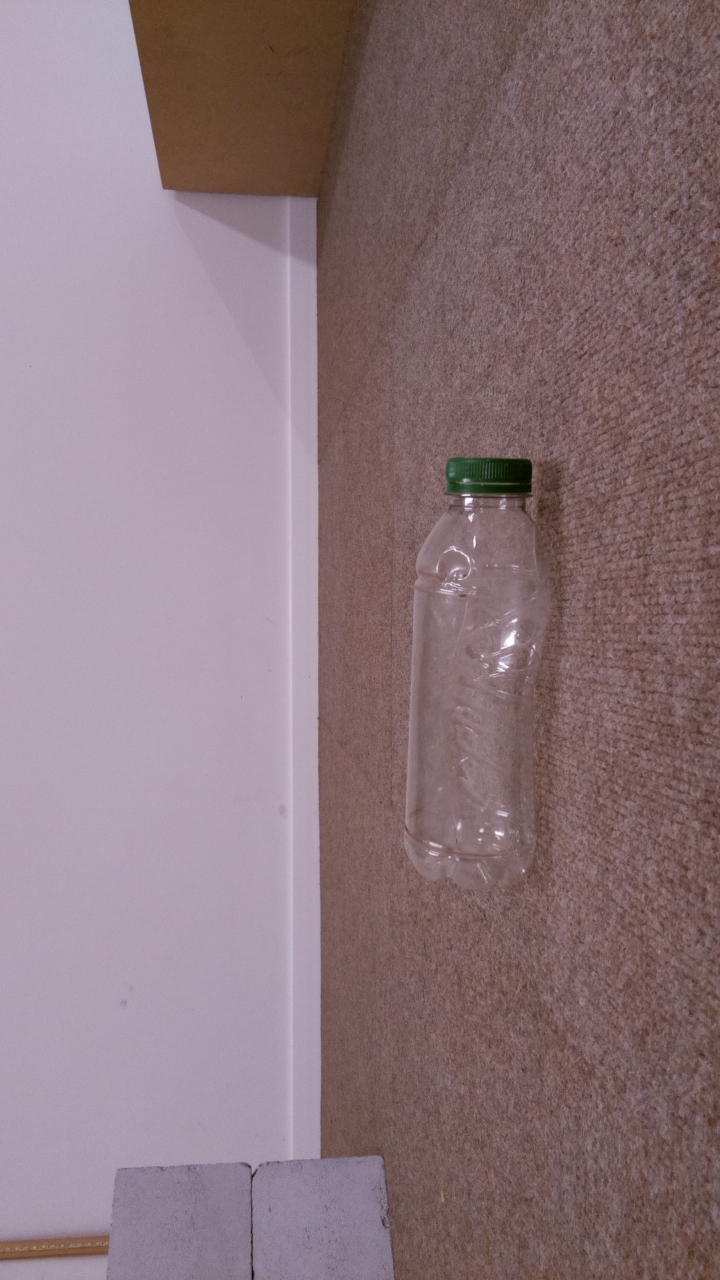
#> input picture code/python/object-detection-deep-learning/images/1TileFromBottleRot.jpg, 720 x 1280 px; its folder holds only this picture in this run
$ python -i localization.py   (imports and definitions only)
#> lines starting #> are read from the running program, lines starting #| are printed output that depends on the picture; after the words box and inside, x2 and y2 are one past the last pixel; in counts of white or black regions, pixels touching at a corner belong together
#Imports
import math
import numpy as np
import time
import cv2 as cv
import imutils
import time
import json
import os

# [56 lines left out: functions triangulation, savePicture, not called in this run]


def extractCentroids(filename):
    """
    Reads the image associated to the filename, converts to grayscale and computes the masks
    on the regions of no interest, converts the image in the HSV space and applies the inRange
    threshold to extract targeted colors. IThen it calculates the contours around the color
    masks and if multiple clusters of the same color are found, it merges the clusters that
    are closer to each other than 100 pixels and then it chooses the most important cluster
    for such color. Finally, the centroids of the beacons are returned.
    """
    # load image BGR
    img_BGR = cv.imread(filename)
#> img_BGR is the input picture: shape (1280, 720, 3); mean B, G, R 124.3, 118.3, 139.9

    # rotate images
    img_BGR_flip = cv.flip(img_BGR,1)
    output = img_BGR_flip.copy()

    # convert to grayscale
    gray = cv.cvtColor(img_BGR_flip, cv.COLOR_BGR2GRAY)
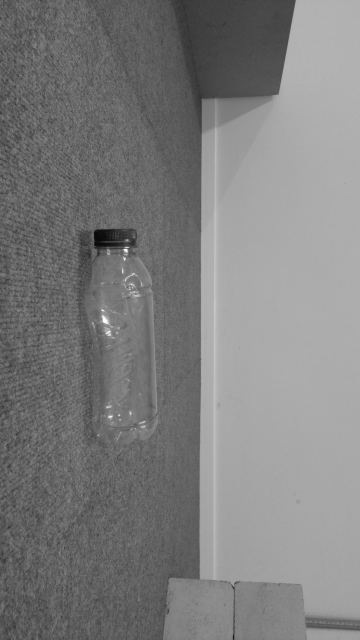
#> gray: shape (1280, 720) (shown at 1/2 size); min 7, max 255, mean 125.4

    # masking region of no interest
    circles = cv.HoughCircles(gray, cv.HOUGH_GRADIENT, 1.4, 1000, minRadius = 400, maxRadius = 650)
#> circles = [[584.5, 675.5, 583]]

    # ensure at least some circles were found
    if circles is not None:
        # convert the (x, y) coordinates and radius of the circles to integers
        circles = np.round(circles[0, :]).astype("int")
#> circles = [[584, 676, 583]]
        for (xc, yc, r) in circles:
            # draw the inner circle
            cv.circle(gray, (xc, yc), int(0.6*r), (0, 255, 0), -1)
            # extract mask
            ret,mask = cv.threshold(gray,10,255, cv.THRESH_BINARY)
            # apply mask
            result_mask = cv.bitwise_and(img_BGR_flip, img_BGR_flip, mask=mask)
            # draw the outer circle
            cv.circle(gray, (xc, yc), int(r), (0, 255, 0), -1)
            # extract mask
            ret,mask = cv.threshold(gray,10,255, cv.THRESH_BINARY_INV)
            # apply mask
            result = cv.bitwise_and(result_mask, result_mask, mask=mask)
#> this loop made 1 pass
#> pass 1, in extractCentroids, `ret,mask = cv.threshold(gray,10,255, cv.THRESH_BINARY)`:
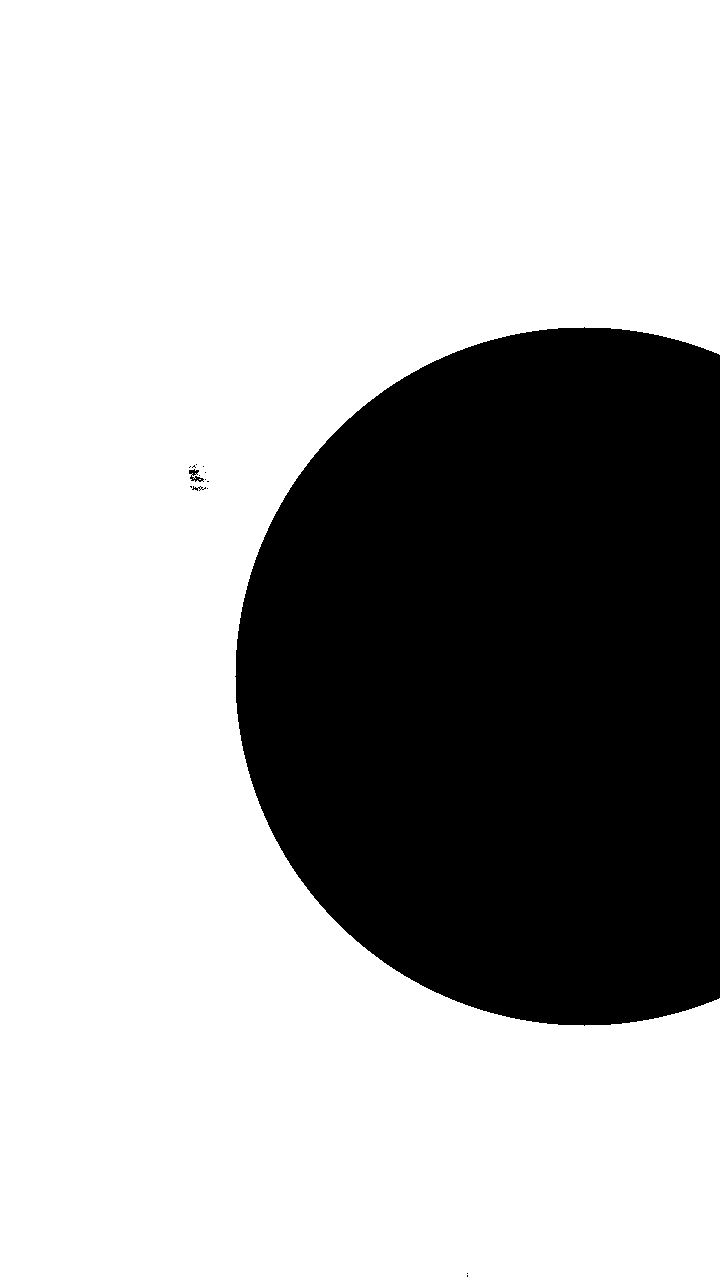
#> mask: shape (1280, 720); 69.2% white; 15 black regions (12 under 20 px), largest, box (x1, y1, x2, y2) and area: (235, 327, 720, 1026) 283435, (189, 469, 204, 482) 89, (192, 486, 206, 491) 28
#> after the loop:
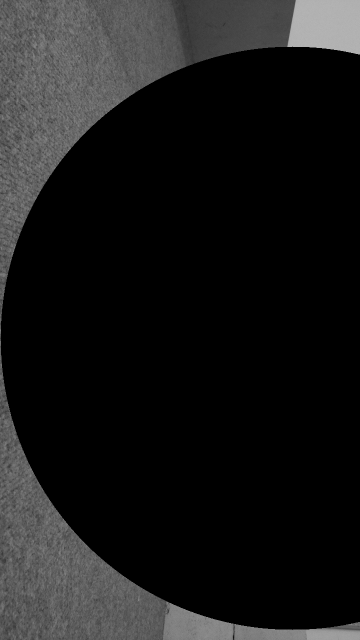
#> gray: shape (1280, 720) (shown at 1/2 size); min 0, max 184, mean 25.1
    else:
        result = img_BGR_flip

    # remove some noise
    blurred = cv.GaussianBlur(result, (5,5), 0)

    # convert BGR to HSV
    hsv = cv.cvtColor(blurred, cv.COLOR_BGR2HSV)
#> hsv: shape (1280, 720, 3); mean H, S, V 41.6, 23.7, 60.2

    # define range of red color in HSV
    lower_red = np.array([0,130,120])
    upper_red = np.array([15,255,255])
    lower_red2 = np.array([170,80,100])
    upper_red2 = np.array([180,255,255])

    # define range of magenta color in HSV
    lower_magenta = np.array([120,160,100])
    upper_magenta = np.array([160,255,255])

    # define range of green color in HSV
    lower_green = np.array([45,150,70])
    upper_green = np.array([90,255,255])

    # define range of blue color in HSV
    lower_blue = np.array([108,130,70])
    upper_blue = np.array([110,255,255])

    # Threshold the HSV image to extract only magenta colors
    mask_Magenta = cv.inRange(hsv, lower_magenta, upper_magenta)
#> mask_Magenta: shape (1280, 720); every value is 0

    # Threshold the HSV image to extract only red colors
    mask_Red = cv.inRange(hsv, lower_red, upper_red)
#> mask_Red: shape (1280, 720); 0.02% white; 2 white regions (1 under 20 px), largest, box (x1, y1, x2, y2) and area: (618, 1247, 674, 1253) 146
    mask_Red2 = cv.inRange(hsv, lower_red2, upper_red2)

    # Threshold the HSV image to extract only green colors
    mask_Green = cv.inRange(hsv, lower_green, upper_green)

    # Threshold the HSV image to extract only blue colors
    mask_Blue = cv.inRange(hsv, lower_blue, upper_blue)

    sum_Red = mask_Red + mask_Red2
    masks = np.array([mask_Magenta, sum_Red, mask_Green, mask_Blue])
    colors = np.array(["magenta", "red", "green", "blue"])
    centroids = []

    for mask, color in zip(masks, colors):

         # weaker detections need to be enhanced
        if color != "magenta":
            mask = cv.dilate(mask,np.ones((5,5)),iterations = 1)

        # morphology operation on the mask
        mask = cv.morphologyEx(mask, cv.MORPH_OPEN, np.ones((5,5),np.uint8))
        kernel = np.ones((5,5))
        mask = cv.dilate(mask,kernel,iterations = 3)
        # find contours in the thresholded image
        cnts = cv.findContours(mask.copy(), cv.RETR_EXTERNAL, cv.CHAIN_APPROX_SIMPLE)
        cnts = imutils.grab_contours(cnts)
        # coordinates of centroid
        centroid_X = 0
        centroid_Y = 0
        # idx to choose most important
        idx = 0
        # lists to define cluster importance
        mom0 = []
        mom10 = []
        mom01 = []

        if cnts != []:
            # loop over the contours
            for c in cnts:
                # compute the center of the contour
                M = cv.moments(c)
                # reject noise and light artifacts
                if(M["m00"] > 100):
                    cX = int(M["m10"] / M["m00"])
                    cY = int(M["m01"] / M["m00"])
                    # in the case of multiple close centroids for one color sum up
                    if(np.sqrt((centroid_X - cX)**2 + (centroid_Y - cY)**2) < 100):
                        centroid_X += cX
                        centroid_Y += cY
                        mom0[-1] += M["m00"]
                        mom10[-1] += M["m10"]
                        mom01[-1] += M["m01"]
                    else:
                        centroid_X = cX
                        centroid_Y = cY
                        mom0.append(M["m00"])
                        mom10.append(M["m10"])
                        mom01.append(M["m01"])
                    #get the index of the most important color cluster
                    idx = mom0.index(max(mom0))
                    cX = int(mom10[idx] / mom0[idx])
                    cY = int(mom01[idx] / mom0[idx])
                    if(color == 'red'):
                        clr = [255, 0, 0]
                    elif(color == 'green'):
                        clr = [0, 255, 0]
                    elif(color == 'blue'):
                        clr = [0, 0, 255]
                    elif(color == 'magenta'):
                        clr = [255, 0, 255]
            # do not count features inside or outside certain image radius
            if(np.sqrt((cX-960)**2 + (cY-540)**2) < 280 or np.sqrt((cX-960)**2 + (cY-540)**2) > 580):
                pass
            else:
                text = "{} {}".format(color, "beacon")
                # draw the contour and center of the shape on the image
                cv.drawContours(output, [cnts[idx]], -1, clr, 2)
                cv.putText(output, text, (cX, cY - 50) ,cv.FONT_HERSHEY_SIMPLEX, 3, clr, 5)
                cv.circle(output, (cX, cY), 10,  (0, 0, 0), -1)
                cv.putText(output, "center", (cX + 20, cY + 20),cv.FONT_HERSHEY_SIMPLEX, 3, (0, 0, 0), 5)
                centroids.append([cX, cY, color])
#> this loop made 4 passes
#> color on passes 1 to 4: 'magenta', 'red', 'green', 'blue'
#> pass 2, in extractCentroids, `mask = cv.dilate(mask,kernel,iterations = 3)`:
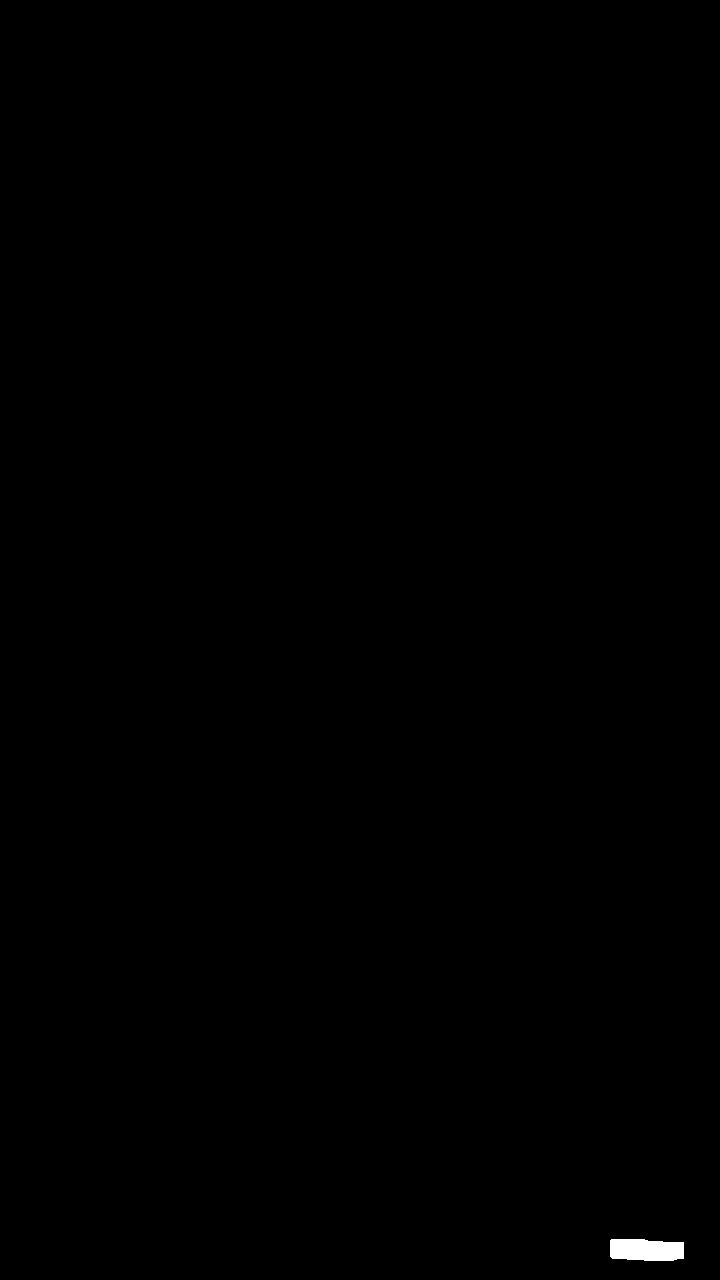
#> mask: shape (1280, 720); 0.16% white; 1 white region, box (x1, y1, x2, y2) and area: (610, 1239, 684, 1261) 1460
#> after the loop, centroids = []
    return centroids

# [186 lines left out: functions getReference, computePosition, getAbsoluteAngle, not called in this run]

>>> result = extractCentroids('object-detection-deep-learning/images/1TileFromBottleRot.jpg')
#> result = []
